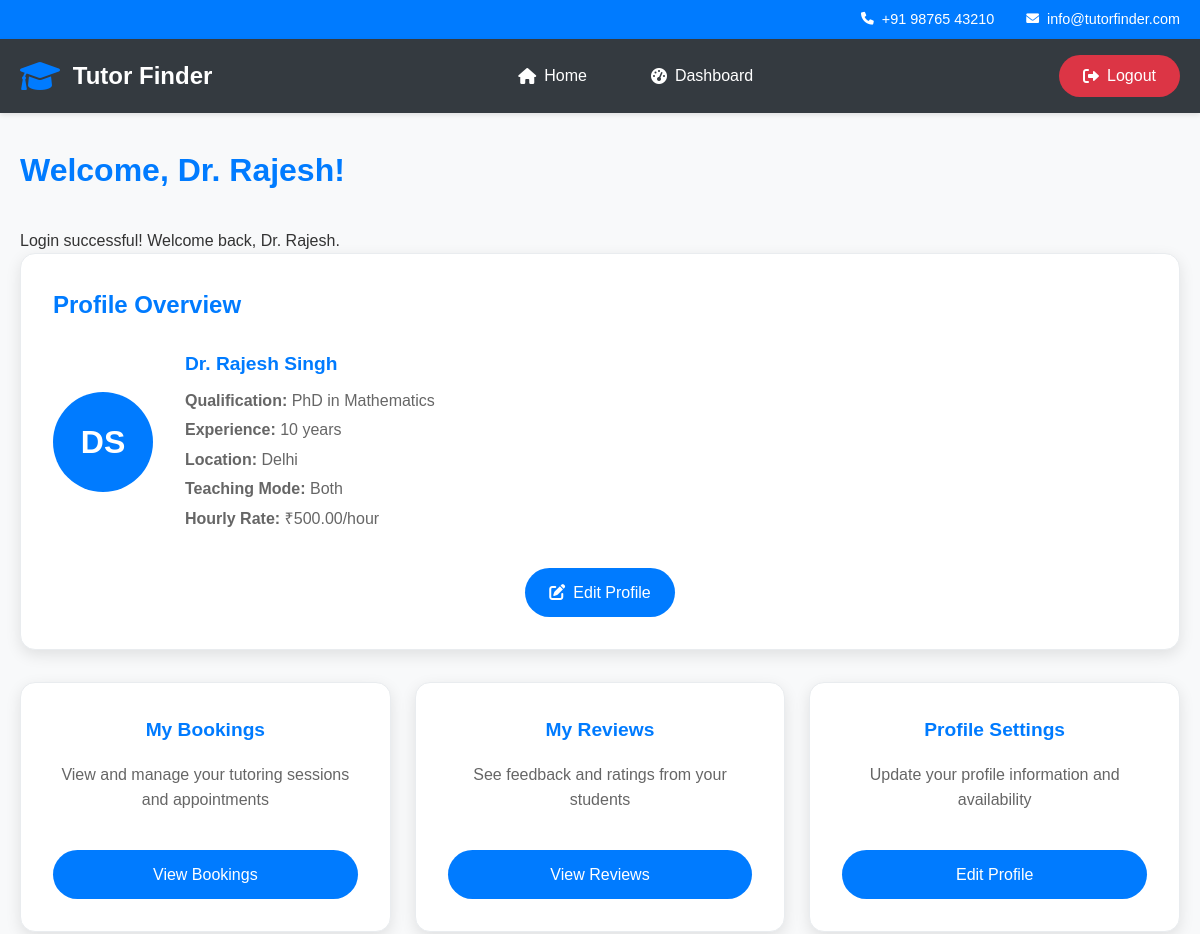
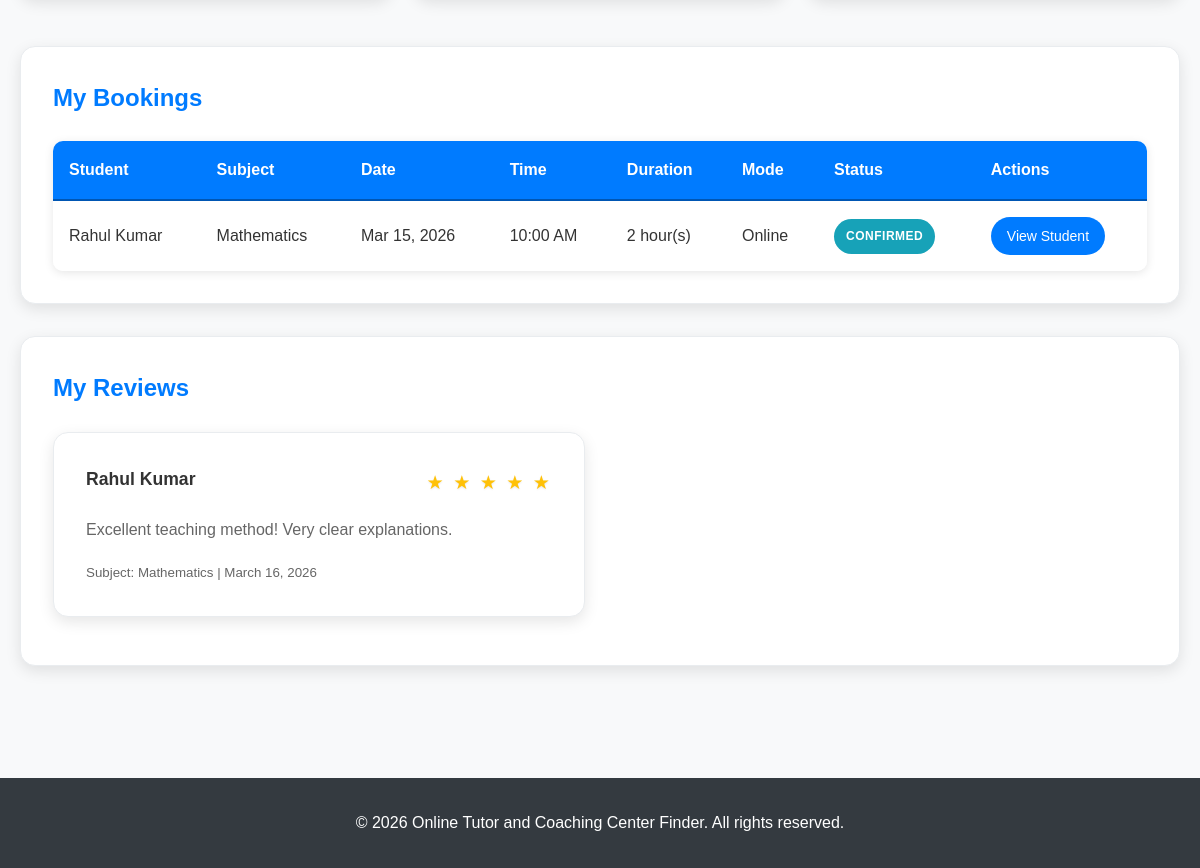
/tutor_dashboard.php (signed in), run on the app's committed database (2 pictures, top to bottom).
### tables this page shows
CREATE TABLE `tutors` (
    `tutor_id` INT(11) NOT NULL AUTO_INCREMENT,
    `first_name` VARCHAR(50) NOT NULL,
    `last_name` VARCHAR(50) NOT NULL,
    `email` VARCHAR(100) NOT NULL,
    `phone` VARCHAR(20) DEFAULT NULL,
    `password` VARCHAR(255) NOT NULL,
    `qualification` VARCHAR(255) DEFAULT NULL,
    `experience_years` INT(11) DEFAULT NULL,
    `subjects_taught` TEXT DEFAULT NULL,
    `teaching_mode` ENUM('online', 'offline', 'both') NOT NULL DEFAULT 'both',
    `location` VARCHAR(100) DEFAULT NULL,
    `hourly_rate` DECIMAL(10,2) DEFAULT NULL,
    `description` TEXT DEFAULT NULL,
    `profile_image` VARCHAR(255) DEFAULT NULL,
    `availability_status` ENUM('available', 'unavailable') NOT NULL DEFAULT 'available',
    `created_at` TIMESTAMP NOT NULL DEFAULT CURRENT_TIMESTAMP,
    `approved` ENUM('pending', 'approved', 'rejected') NOT NULL DEFAULT 'pending',
    PRIMARY KEY (`tutor_id`),
    UNIQUE KEY `email` (`email`)
);

CREATE TABLE `bookings` (
    `booking_id` INT(11) NOT NULL AUTO_INCREMENT,
    `student_id` INT(11) NOT NULL,
    `tutor_id` INT(11) DEFAULT NULL,
    `center_id` INT(11) DEFAULT NULL,
    `subject_id` INT(11) NOT NULL,
    `booking_date` DATE NOT NULL,
    `booking_time` TIME NOT NULL,
    `duration_hours` INT(11) NOT NULL DEFAULT 1,
    `mode` ENUM('online', 'offline') NOT NULL,
    `status` ENUM('pending', 'confirmed', 'completed', 'cancelled') NOT NULL DEFAULT 'pending',
    `message` TEXT DEFAULT NULL,
    `created_at` TIMESTAMP NOT NULL DEFAULT CURRENT_TIMESTAMP,
    PRIMARY KEY (`booking_id`),
    KEY `student_id` (`student_id`),
    KEY `tutor_id` (`tutor_id`),
    KEY `center_id` (`center_id`),
    KEY `subject_id` (`subject_id`),
    CONSTRAINT `bookings_ibfk_1` FOREIGN KEY (`student_id`) REFERENCES `students` (`student_id`) ON DELETE CASCADE,
    CONSTRAINT `bookings_ibfk_2` FOREIGN KEY (`tutor_id`) REFERENCES `tutors` (`tutor_id`) ON DELETE SET NULL,
    CONSTRAINT `bookings_ibfk_3` FOREIGN KEY (`center_id`) REFERENCES `coaching_centers` (`center_id`) ON DELETE SET NULL,
    CONSTRAINT `bookings_ibfk_4` FOREIGN KEY (`subject_id`) REFERENCES `subjects` (`subject_id`) ON DELETE CASCADE
);

CREATE TABLE `students` (
    `student_id` INT(11) NOT NULL AUTO_INCREMENT,
    `first_name` VARCHAR(50) NOT NULL,
    `last_name` VARCHAR(50) NOT NULL,
    `email` VARCHAR(100) NOT NULL,
    `phone` VARCHAR(20) DEFAULT NULL,
    `password` VARCHAR(255) NOT NULL,
    `address` TEXT DEFAULT NULL,
    `created_at` TIMESTAMP NOT NULL DEFAULT CURRENT_TIMESTAMP,
    `status` ENUM('active', 'inactive') NOT NULL DEFAULT 'active',
    PRIMARY KEY (`student_id`),
    UNIQUE KEY `email` (`email`)
);

CREATE TABLE `subjects` (
    `subject_id` INT(11) NOT NULL AUTO_INCREMENT,
    `subject_name` VARCHAR(100) NOT NULL,
    `category` VARCHAR(50) DEFAULT NULL,
    PRIMARY KEY (`subject_id`),
    UNIQUE KEY `subject_name` (`subject_name`)
);

CREATE TABLE `reviews` (
    `review_id` INT(11) NOT NULL AUTO_INCREMENT,
    `student_id` INT(11) NOT NULL,
    `tutor_id` INT(11) DEFAULT NULL,
    `center_id` INT(11) DEFAULT NULL,
    `booking_id` INT(11) DEFAULT NULL,
    `rating` INT(11) NOT NULL,
    `review_text` TEXT DEFAULT NULL,
    `created_at` TIMESTAMP NOT NULL DEFAULT CURRENT_TIMESTAMP,
    PRIMARY KEY (`review_id`),
    KEY `student_id` (`student_id`),
    KEY `tutor_id` (`tutor_id`),
    KEY `center_id` (`center_id`),
    KEY `booking_id` (`booking_id`),
    CONSTRAINT `reviews_ibfk_1` FOREIGN KEY (`student_id`) REFERENCES `students` (`student_id`) ON DELETE CASCADE,
    CONSTRAINT `reviews_ibfk_2` FOREIGN KEY (`tutor_id`) REFERENCES `tutors` (`tutor_id`) ON DELETE SET NULL,
    CONSTRAINT `reviews_ibfk_3` FOREIGN KEY (`center_id`) REFERENCES `coaching_centers` (`center_id`) ON DELETE SET NULL,
    CONSTRAINT `reviews_ibfk_4` FOREIGN KEY (`booking_id`) REFERENCES `bookings` (`booking_id`) ON DELETE SET NULL,
    CONSTRAINT `chk_rating` CHECK (`rating` >= 1 AND `rating` <= 5)
);

### tutor_dashboard.php (the view, shortened to what this page needs)
<?php
require_once 'includes/config.php';
$bookings_sql = "SELECT b.*, s.subject_name, st.first_name as student_first_name, st.last_name as student_last_name
                FROM bookings b
                JOIN subjects s ON b.subject_id = s.subject_id
                JOIN students st ON b.student_id = st.student_id
                WHERE b.tutor_id = ?
                ORDER BY b.created_at DESC";
$stmt = $conn->prepare($bookings_sql);
$stmt->bind_param("i", $_SESSION['user_id']);
$stmt->execute();
$bookings_result = $stmt->get_result();
$bookings = [];
while ($row = $bookings_result->fetch_assoc()) {
    $bookings[] = $row;
}
$reviews_sql = "SELECT r.*, s.subject_name, st.first_name as student_first_name, st.last_name as student_last_name
                FROM reviews r
                LEFT JOIN bookings b ON r.booking_id = b.booking_id
                LEFT JOIN subjects s ON b.subject_id = s.subject_id
                LEFT JOIN students st ON r.student_id = st.student_id
                WHERE r.tutor_id = ?
                ORDER BY r.created_at DESC";
$stmt = $conn->prepare($reviews_sql);
$stmt->bind_param("i", $_SESSION['user_id']);
$stmt->execute();
$reviews_result = $stmt->get_result();
$reviews = [];
while ($row = $reviews_result->fetch_assoc()) {
    $reviews[] = $row;
}
$tutor_sql = "SELECT * FROM tutors WHERE tutor_id = ?";
$stmt = $conn->prepare($tutor_sql);
$stmt->bind_param("i", $_SESSION['user_id']);
$stmt->execute();
$tutor_result = $stmt->get_result();
$tutor = $tutor_result->fetch_assoc();
?>
<!DOCTYPE html>
<html lang="en">
<head>
    <link rel="stylesheet" href="https://cdnjs.cloudflare.com/ajax/libs/font-awesome/6.0.0/css/all.min.css">
</head>
<body>
    <div class="top-bar">
        <div class="container">
            <div class="contact-info">
                <span><i class="fas fa-phone"></i> +91 98765 43210</span>
                <span><i class="fas fa-envelope"></i> info@tutorfinder.com</span>
            </div>
        </div>
    </div>
    <header class="main-header">
        <div class="container">
            <div class="header-content">
                <div class="logo">
                    <i class="fas fa-graduation-cap"></i>
                    <span>Tutor Finder</span>
                </div>
                <nav class="main-nav">
                    <ul>
                        <li><a href="tutor_dashboard.php"><i class="fas fa-home"></i> Home</a></li>
                        <li><a href="tutor_dashboard.php"><i class="fas fa-tachometer-alt"></i> Dashboard</a></li>
                    </ul>
                </nav>
                <div class="auth-buttons">
                    <a href="logout.php" class="btn-logout">
                        <i class="fas fa-sign-out-alt"></i> Logout
                    </a>
                </div>
            </div>
        </div>
    </header>
    <section class="dashboard-section">
        <div class="container">
            <h2 class="welcome-title">Welcome, <?php echo htmlspecialchars($_SESSION['first_name']); ?>!</h2>
            <?php echo display_message(); ?>
            <div class="card">
                <h3>Profile Overview</h3>
                <div class="profile-info">
                    <div class="profile-avatar">
                        <?php echo strtoupper(substr(htmlspecialchars($tutor['first_name']), 0, 1) . substr(htmlspecialchars($tutor['last_name']), 0, 1)); ?>
                    </div>
                    <div class="profile-details">
                        <h4><?php echo htmlspecialchars($tutor['first_name'] . ' ' . $tutor['last_name']); ?></h4>
                        <p><strong>Qualification:</strong> <?php echo htmlspecialchars($tutor['qualification']); ?></p>
                        <p><strong>Experience:</strong> <?php echo htmlspecialchars($tutor['experience_years']); ?> years</p>
                        <p><strong>Location:</strong> <?php echo htmlspecialchars($tutor['location']); ?></p>
                        <p><strong>Teaching Mode:</strong> <?php echo ucfirst(htmlspecialchars($tutor['teaching_mode'])); ?></p>
                        <p><strong>Hourly Rate:</strong> ₹<?php echo htmlspecialchars($tutor['hourly_rate']); ?>/hour</p>
                    </div>
                </div>
                <div class="text-center">
                    <a href="edit_tutor_profile.php" class="btn btn-primary">
                        <i class="fas fa-edit"></i> Edit Profile
                    </a>
                </div>
            </div>
            <div class="quick-actions-row">
                <div class="quick-action-card">
                    <div class="card-content">
                        <h4>My Bookings</h4>
                        <p>View and manage your tutoring sessions and appointments</p>
                    </div>
                    <a href="#bookings" class="btn btn-primary">View Bookings</a>
                </div>
                <div class="quick-action-card">
                    <div class="card-content">
                        <h4>My Reviews</h4>
                        <p>See feedback and ratings from your students</p>
                    </div>
                    <a href="#reviews" class="btn btn-primary">View Reviews</a>
                </div>
                <div class="quick-action-card">
                    <div class="card-content">
                        <h4>Profile Settings</h4>
                        <p>Update your profile information and availability</p>
                    </div>
                    <a href="edit_tutor_profile.php" class="btn btn-primary">Edit Profile</a>
                </div>
            </div>
            <div id="bookings" class="row">
                <div class="col-md-12">
                    <div class="card">
                        <h3>My Bookings</h3>
                        <?php if (!empty($bookings)): ?>
                            <div class="table-responsive">
                                <table class="table">
                                    <thead>
                                        <tr>
                                            <th>Student</th>
                                            <th>Subject</th>
                                            <th>Date</th>
                                            <th>Time</th>
                                            <th>Duration</th>
                                            <th>Mode</th>
                                            <th>Status</th>
                                            <th>Actions</th>
                                        </tr>
                                    </thead>
                                    <tbody>
                                        <?php foreach ($bookings as $booking): ?>
                                            <tr>
                                                <td>
                                                    <?php echo htmlspecialchars($booking['student_first_name'] . ' ' . $booking['student_last_name']); ?>
                                                </td>
                                                <td><?php echo htmlspecialchars($booking['subject_name']); ?></td>
                                                <td><?php echo date('M j, Y', strtotime($booking['booking_date'])); ?></td>
                                                <td><?php echo date('g:i A', strtotime($booking['booking_time'])); ?></td>
                                                <td><?php echo $booking['duration_hours']; ?> hour(s)</td>
                                                <td><?php echo ucfirst($booking['mode']); ?></td>
                                                <td>
                                                    <span class="badge badge-<?php echo ($booking['status'] == 'completed') ? 'success' : (($booking['status'] == 'confirmed') ? 'info' : 'warning'); ?>">
                                                        <?php echo ucfirst($booking['status']); ?>
                                                    </span>
                                                </td>
                                                <td>
                                                <a href="view_student_booking.php?booking_id=<?php echo $booking['booking_id']; ?>" class="btn btn-primary btn-sm">View Student</a>
                                                </td>
                                            </tr>
                                        <?php endforeach; ?>
                                    </tbody>
                                </table>
                            </div>
                        <?php else: ?>
                            <p>You don't have any bookings yet. Students will book sessions with you based on your profile.</p>
                        <?php endif; ?>
                    </div>
                </div>
            </div>
            <div id="reviews" class="row">
                <div class="col-md-12">
                    <div class="card">
                        <h3>My Reviews</h3>
                        <?php if (!empty($reviews)): ?>
                            <div class="row">
                                <?php foreach ($reviews as $review): ?>
                                    <div class="col-md-6">
                                        <div class="card" style="margin-bottom: 1rem;">
                                            <div style="display: flex; justify-content: space-between; align-items: center; margin-bottom: 1rem;">
                                                <h5><?php echo htmlspecialchars($review['student_first_name'] . ' ' . $review['student_last_name']); ?></h5>
                                                <div class="rating">
                                                    <?php for ($i = 1; $i <= 5; $i++): ?>
                                                        <?php if ($i <= $review['rating']): ?>
                                                            <span style="color: #ffc107;">★</span>
                                                        <?php else: ?>
                                                            <span style="color: #ddd;">★</span>
                                                        <?php endif; ?>
                                                    <?php endfor; ?>
                                                </div>
                                            </div>
                                            <p style="line-height: 1.6;"><?php echo nl2br(htmlspecialchars($review['review_text'])); ?></p>
                                            <small style="color: #666;">
                                                Subject: <?php echo htmlspecialchars($review['subject_name']); ?> |
                                                <?php echo date('F j, Y', strtotime($review['created_at'])); ?>
                                            </small>
                                        </div>
                                    </div>
                                <?php endforeach; ?>
                            </div>
                        <?php else: ?>
                            <p>You haven't received any reviews yet. Reviews will appear here after students complete sessions and provide feedback.</p>
                        <?php endif; ?>
                    </div>
                </div>
            </div>
        </div>
    </section>
    <footer class="footer">
        <div class="container">
            <p>&copy; 2026 <?php echo SITE_NAME; ?>. All rights reserved.</p>
        </div>
    </footer>
</body>
</html>

### data on the page
tutors: first_name+last_name "DS", first_name+last_name "Dr. Rajesh Singh", qualification "PhD in Mathematics", experience_years "10", location "Delhi", teaching_mode "Both", hourly_rate "500.00"
bookings: student.last_name "Rahul Kumar", subject.subject_name "Mathematics", booking_date "Mar 15, 2026", booking_time "10:00 AM", duration_hours "2", mode "Online", status "CONFIRMED"
reviews: student.last_name "Rahul Kumar", rating 5 (drawn), review_text "Excellent teaching method! Very clear explanations.", subjects.subject_name "Mathematics", created_at "March 16, 2026"

### other printed values
$_SESSION['first_name'] "Dr. Rajesh"
$message "Login successful! Welcome back, Dr. Rajesh."
SITE_NAME "Online Tutor and Coaching Center Finder"
